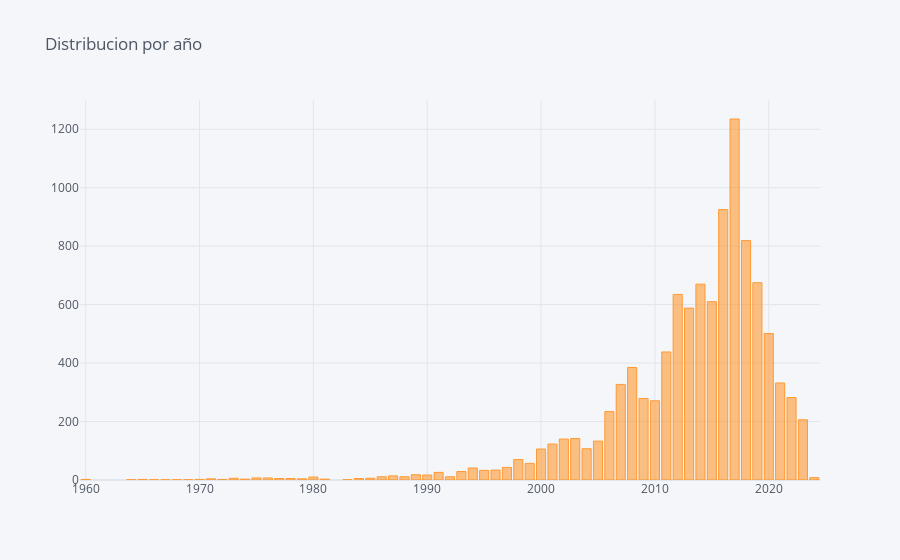

The code cell stored with this chart in its notebook:
### Markdown cell above
### Visualizacion de Datos

### Code cell
dft=df.groupby(['year']).marca.count()
dft.iplot(kind='bar',title='Distribucion por año')

### Figure 1 — Plotly figure (JSON) as saved in the notebook; plotly's stock layout.template omitted (floating-point values rounded to 4 significant figures)
{"data": [{"marker": {"color": "rgba(255, 153, 51, 0.6)", "line": {"color": "rgba(255, 153, 51, 1.0)", "width": 1}}, "name": "marca", "orientation": "v", "text": "", "type": "bar", "x": [1960, 1964, 1965, 1966, 1967, 1968, 1969, 1970, 1971, 1972, 1973, 1974, 1975, 1976, 1977, 1978, 1979, 1980, 1981, 1983, 1984, 1985, 1986, 1987, 1988, 1989, 1990, 1991, 1992, 1993, 1994, 1995, 1996, 1997, 1998, 1999, 2000, 2001, 2002, 2003, 2004, 2005, 2006, 2007, 2008, 2009, 2010, 2011, 2012, 2013, 2014, 2015, 2016, 2017, 2018, 2019, 2020, 2021, 2022, 2023, 2024], "y": [2, 1, 2, 1, 1, 1, 1, 2, 4, 2, 6, 3, 7, 7, 5, 5, 4, 10, 3, 1, 5, 6, 11, 14, 11, 18, 17, 26, 11, 29, 41, 33, 34, 43, 70, 57, 106, 123, 140, 142, 107, 133, 234, 327, 385, 279, 271, 438, 635, 588, 670, 610, 925, 1235, 819, 675, 501, 332, 282, 206, 8]}], "layout": {"autosize": true, "legend": {"bgcolor": "#F5F6F9", "font": {"color": "#4D5663"}}, "paper_bgcolor": "#F5F6F9", "plot_bgcolor": "#F5F6F9", "title": {"font": {"color": "#4D5663"}, "text": "Distribucion por año"}, "xaxis": {"autorange": true, "gridcolor": "#E1E5ED", "range": [1960.0, 2024.0], "showgrid": true, "tickfont": {"color": "#4D5663"}, "title": {"font": {"color": "#4D5663"}, "text": ""}, "type": "linear", "zerolinecolor": "#E1E5ED"}, "yaxis": {"autorange": true, "gridcolor": "#E1E5ED", "range": [0, 1300], "showgrid": true, "tickfont": {"color": "#4D5663"}, "title": {"font": {"color": "#4D5663"}, "text": ""}, "type": "linear", "zerolinecolor": "#E1E5ED"}}}
